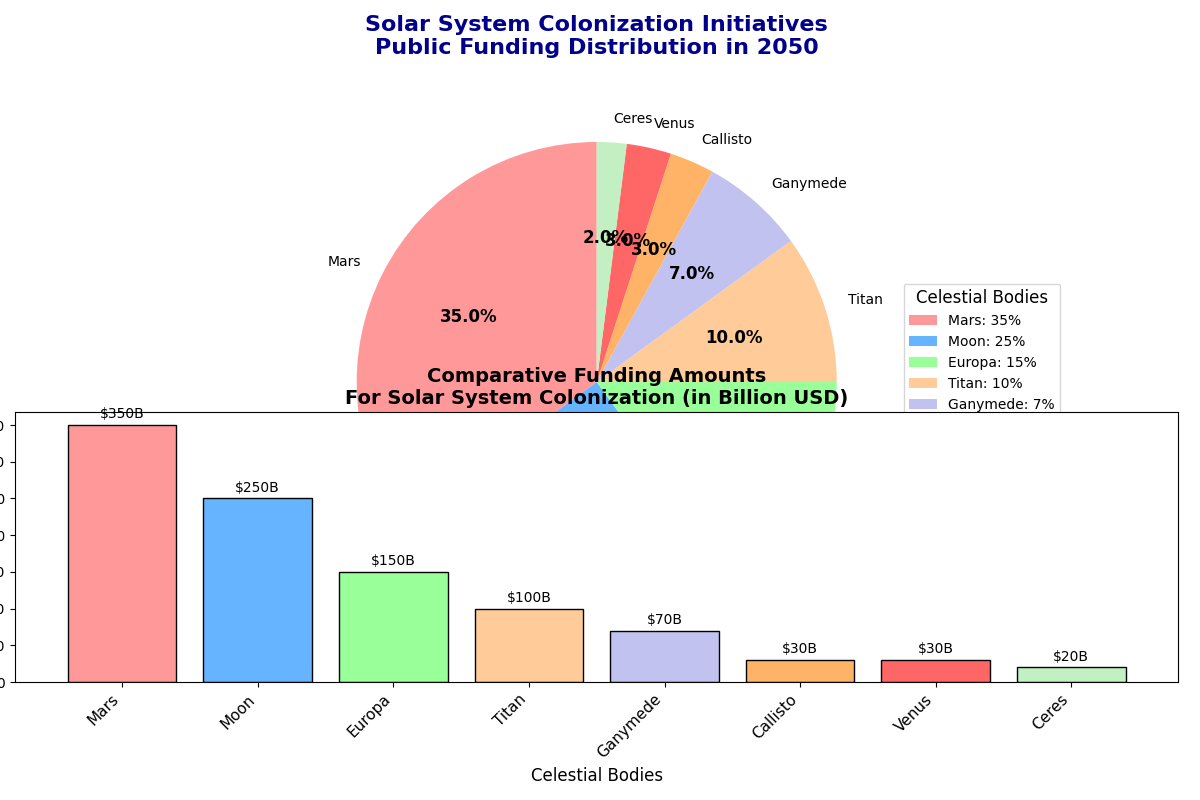

Write Python code to recreate this figure.
import matplotlib.pyplot as plt
import numpy as np

# Backstory: Solar System Colonization Initiatives - Public Funding Distribution in Future Year 2050
# The chart will visualize the funding percentages allocated to various planets and celestial bodies in our solar system for colonization initiatives based on public sector contributions.

# Data: Planet names and their corresponding allocation percentages
planets = ["Mars", "Moon", "Europa", "Titan", "Ganymede", "Callisto", "Venus", "Ceres"]
funding_percentages = [35, 25, 15, 10, 7, 3, 3, 2]  # Must sum up to 100

# Custom colors for the pie chart
colors = ['#ff9999','#66b3ff','#99ff99','#ffcc99','#c2c2f0','#ffb366','#ff6666','#c2f0c2']

# Create the pie chart
fig, ax = plt.subplots(figsize=(12, 8))
wedges, texts, autotexts = ax.pie(funding_percentages, labels=planets, colors=colors,
                                  autopct='%1.1f%%', startangle=90, textprops=dict(color="black"))

# Customize the appearance of the pie wedges
plt.setp(autotexts, size=12, weight="bold")
plt.setp(texts, size=10)

# Title for the pie chart
ax.set_title('Solar System Colonization Initiatives\nPublic Funding Distribution in 2050', 
             fontsize=16, fontweight='bold', color='darkblue', pad=20)

# Add legend for more detail
ax.legend(wedges, [f"{planet}: {percentage}%" for planet, percentage in zip(planets, funding_percentages)],
          title="Celestial Bodies", loc="center left", bbox_to_anchor=(1, 0, 0.5, 1), fontsize=10, title_fontsize=12)

# Equal aspect ratio ensures that the pie chart is circular
ax.set_aspect('equal')

# Create a subplot for a bar chart to show comparative funding amounts
funding_amounts = [350, 250, 150, 100, 70, 30, 30, 20]  # Assume arbitrary funding amounts for each body, related to percentages
ax_bar = fig.add_subplot(212)
x_pos = np.arange(len(planets))
bars = ax_bar.bar(x_pos, funding_amounts, color=colors, edgecolor='black')

# Adding titles and labels
ax_bar.set_title('Comparative Funding Amounts\nFor Solar System Colonization (in Billion USD)', fontsize=14, weight='bold')
ax_bar.set_xlabel('Celestial Bodies', fontsize=12)
ax_bar.set_ylabel('Funding Amount (Billion USD)', fontsize=12)
ax_bar.set_xticks(x_pos)
ax_bar.set_xticklabels(planets, rotation=45, ha='right', fontsize=11)

# Annotate each bar with the corresponding funding amount
for bar in bars:
    height = bar.get_height()
    ax_bar.text(bar.get_x() + bar.get_width() / 2, height + 5, f"${height}B", ha='center', va='bottom', fontsize=10)

# Automatically adjust layout to prevent overlap
plt.tight_layout()

# Display the plot
plt.show()
